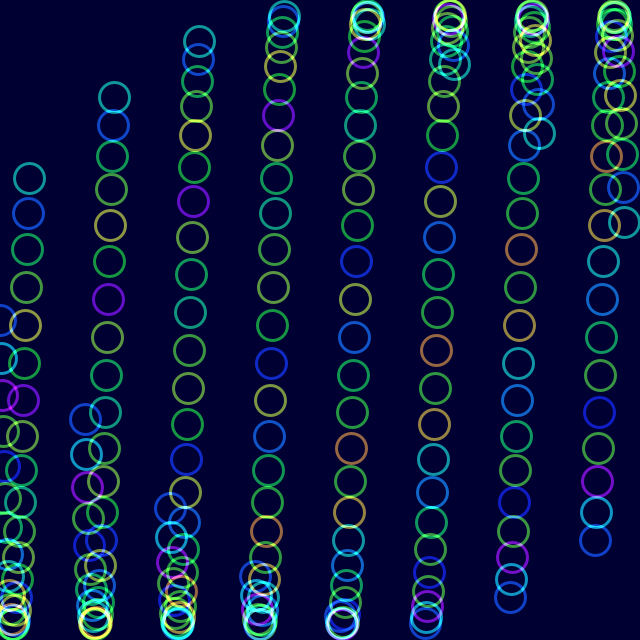
Frame 1 (no input)
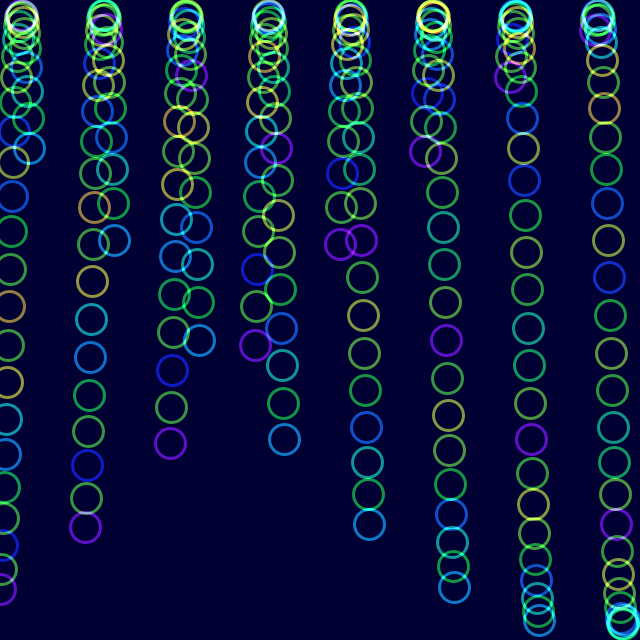
Frame 60 (the mouse pressed at the canvas centre just before this capture)
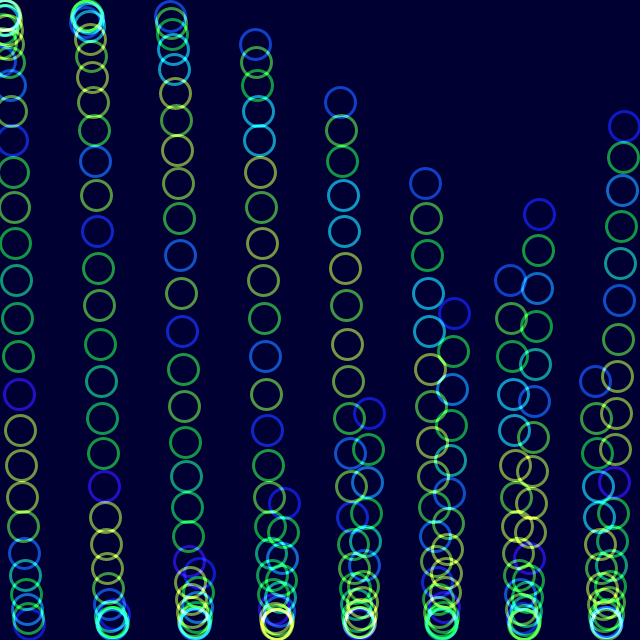
Frame 120 (the mouse held since frame 60 and released just before this capture)

The Processing sketch that drew these frames (run headless with seeded random() and noise(); from frame 60 on, the mouse is pressed at the canvas centre):

// Processing sketch: day039
// ── day039.pde
float t, x, y;
void setup() {
  size(640, 640);
  noFill();
  colorMode(3, 9);
  strokeWeight(3);
  blendMode(2);
}
void draw() {
  background(50);
  for (x=0; x<8; x++)
    for (y=0; y<30; y++) {
      stroke(noise(t+y)*9, 8, 8, 6);
      circle(y+x*85, map(sin(t+y/8+x/3), -1, 1, 15, 625), 30);
    }
  t+=PI/90;
}
